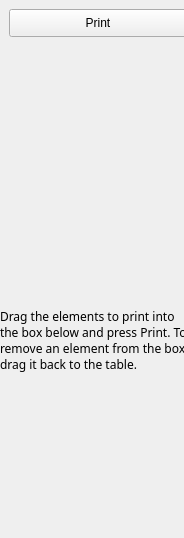
<ui version="4.0" >
 <author></author>
 <comment></comment>
 <exportmacro></exportmacro>
 <class>PrintWidgetBase</class>
 <widget class="QWidget" name="PrintWidgetBase" >
  <property name="geometry" >
   <rect>
    <x>0</x>
    <y>0</y>
    <width>184</width>
    <height>538</height>
   </rect>
  </property>
  <property name="acceptDrops" >
   <bool>true</bool>
  </property>
  <property name="windowTitle" >
   <string>Form</string>
  </property>
  <widget class="QLabel" name="lblDescription" >
   <property name="geometry" >
    <rect>
     <x>0</x>
     <y>280</y>
     <width>188</width>
     <height>121</height>
    </rect>
   </property>
   <property name="text" >
    <string>&lt;html>&lt;head>&lt;meta name=&quot;qrichtext&quot; content=&quot;1&quot; />&lt;/head>&lt;body style=&quot; white-space: pre-wrap; font-family:Sans Serif; font-weight:400; font-style:normal; text-decoration:none;&quot;>&lt;p style=&quot; margin-top:0px; margin-bottom:0px; margin-left:0px; margin-right:0px; -qt-block-indent:0; text-indent:0px;&quot;>Drag the elements to print into the box below and press Print. To remove an element from the box drag it back to the table.&lt;/p>&lt;/body>&lt;/html></string>
   </property>
   <property name="textFormat" >
    <enum>Qt::AutoText</enum>
   </property>
   <property name="scaledContents" >
    <bool>false</bool>
   </property>
   <property name="wordWrap" >
    <bool>true</bool>
   </property>
  </widget>
  <widget class="QPushButton" name="btnPrint" >
   <property name="geometry" >
    <rect>
     <x>9</x>
     <y>9</y>
     <width>178</width>
     <height>28</height>
    </rect>
   </property>
   <property name="text" >
    <string>Print</string>
   </property>
  </widget>
 </widget>
 <pixmapfunction></pixmapfunction>
 <resources/>
 <connections/>
</ui>
